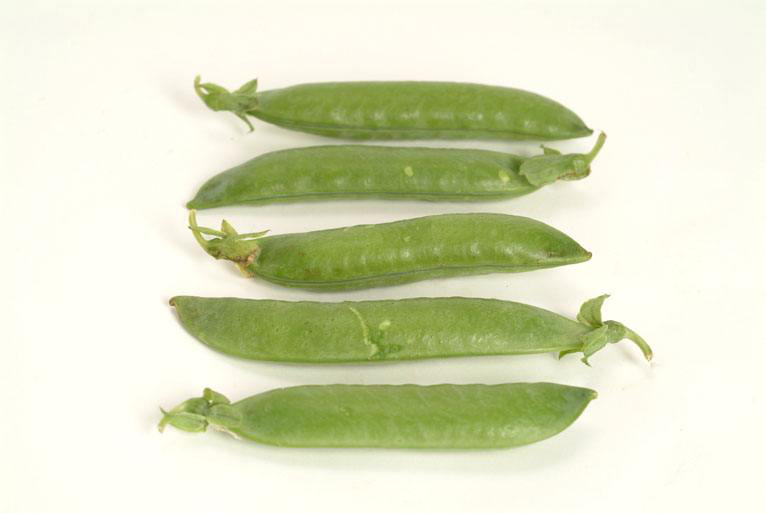
#> input picture rescourse/dou.png, 766 x 513 px
$ python homework2.py
#> lines starting #> are read from the running program, lines starting #| are printed output that depends on the picture; after the words box and inside, x2 and y2 are one past the last pixel; in counts of white or black regions, pixels touching at a corner belong together
import cv2 as cv
import numpy as np
from Tool import show_img_plt, show_img_cv

if __name__ == "__main__":
    img_o = cv.imread("./rescourse/dou.png",1)
#> img_o is the input picture: shape (513, 766, 3); mean B, G, R 192.6, 223.5, 219
    if img_o is None:
        print("没图片哪")
    img = cv.cvtColor(img_o, cv.COLOR_BGR2GRAY)
    # 二值化OTSU法
    ret, thresh = cv.threshold(img, 0, 255, cv.THRESH_BINARY_INV+cv.THRESH_OTSU)
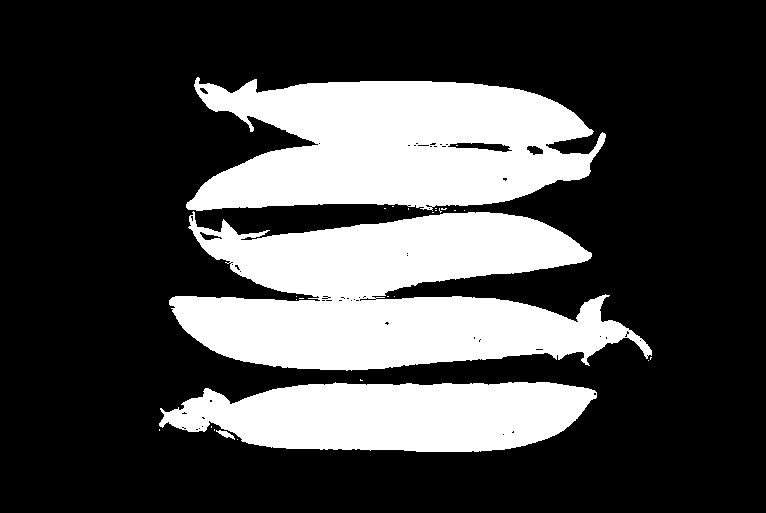
#> thresh: shape (513, 766); 28.4% white; 27 white regions (23 under 20 px), largest, box (x1, y1, x2, y2) and area: (169, 211, 652, 371) 48110, (186, 77, 606, 211) 39643, (159, 382, 597, 452) 23570, (216, 430, 235, 440) 76
#> ret = 196
    print(f"阈值应该是{ret}")
#| 阈值应该是196.0
    # 开运算：1、去除噪声 2、断开连接点
    kernel = np.ones((3, 3), np.uint8)
    opening = cv.morphologyEx(thresh, cv.MORPH_OPEN, kernel, iterations=2)
#> opening: shape (513, 766); 28.1% white; 7 white regions, largest, box (x1, y1, x2, y2) and area: (169, 212, 627, 370) 47345, (187, 80, 605, 211) 39349, (163, 382, 594, 452) 23416
    # show_img_plt(opening)
    # 膨胀操作：确定背景区域
    sure_bg = cv.dilate(opening, kernel, iterations=3)
#> sure_bg: shape (513, 766); 32% white; 2 white regions, box (x1, y1, x2, y2) and area: (166, 77, 655, 373) 98923, (160, 379, 597, 455) 26749
    # 计算到边界的距离：寻找前景区域
    dist_transform = cv.distanceTransform(opening, cv.DIST_L2, 5)
    ret, sure_fg = cv.threshold(dist_transform, 0.1*dist_transform.max(), 255, 0)
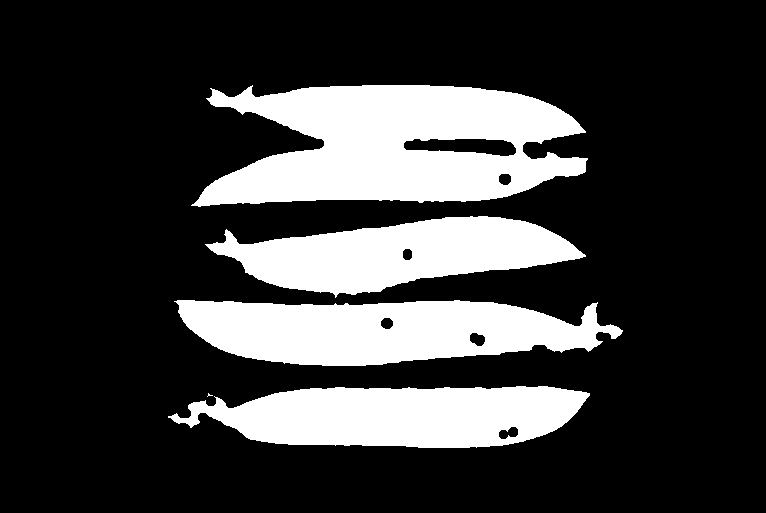
#> sure_fg: shape (513, 766) float32; 23% white; 5 white regions (1 under 20 px), largest, box (x1, y1, x2, y2) and area: (191, 85, 588, 207) 32600, (174, 300, 623, 366) 21187, (168, 386, 590, 448) 19128, (205, 216, 586, 298) 17584
#> ret = 4.73
    # show_img_plt(sure_fg)
    # 背景-前景 -> 环形联通区域：找到未知区域
    sure_fg = np.uint8(sure_fg)
    unknown = cv.subtract(sure_bg, sure_fg)
#> unknown: shape (513, 766); 8.9% white; 8 white regions, largest, box (x1, y1, x2, y2) and area: (166, 77, 655, 373) 25747, (160, 379, 597, 455) 7458, (404, 139, 516, 156) 1352
    # 类别标记：标记联通区域的个数
    ret, markers = cv.connectedComponents(sure_fg)
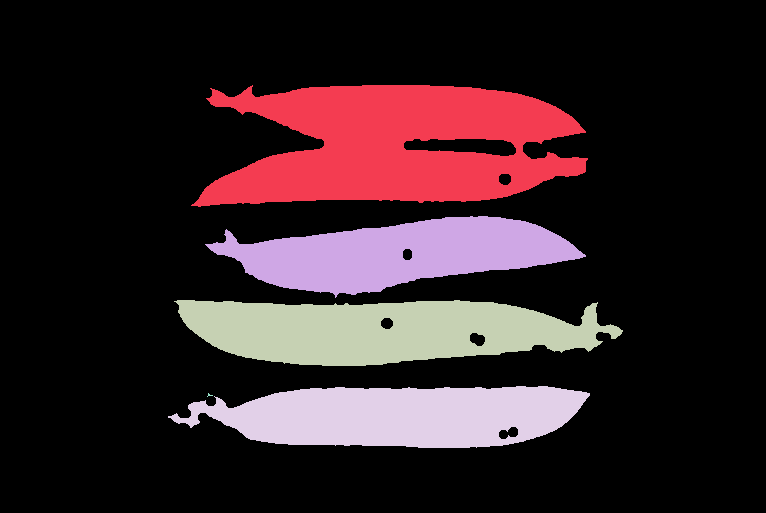
#> markers: shape (513, 766) int32; 6 distinct labels, from 0 to 5; one colour per label, 0 black
#> ret = 6
    # 为所有的标记加1：前景目标从1开始标号【分水岭算法对物体的标注都大于1】
    markers = markers + 1
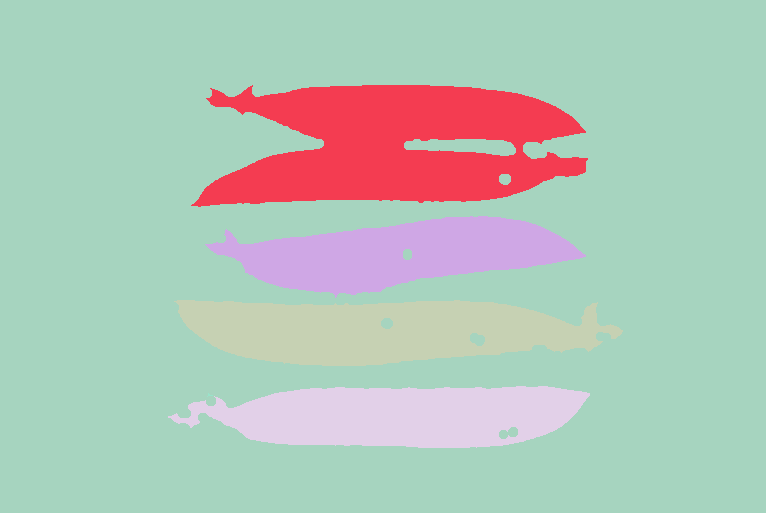
#> markers: shape (513, 766) int32; 6 distinct labels, from 1 to 6; one colour per label, 0 black
    # 现在让所有的未知区域为0
    markers[unknown == 255] = 0
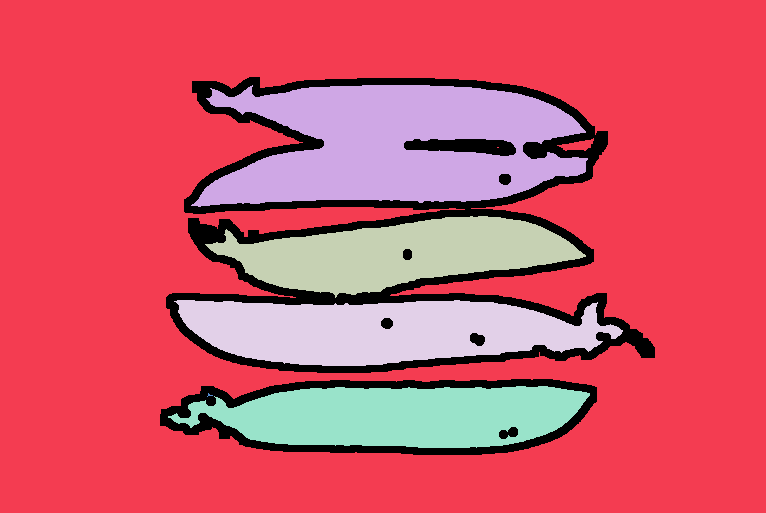
#> markers: shape (513, 766) int32; 7 distinct labels, from 0 to 6; one colour per label, 0 black
    # 分水岭
    markers = cv.watershed(img_o, markers) # 分水岭后所有像素点被标记为-1
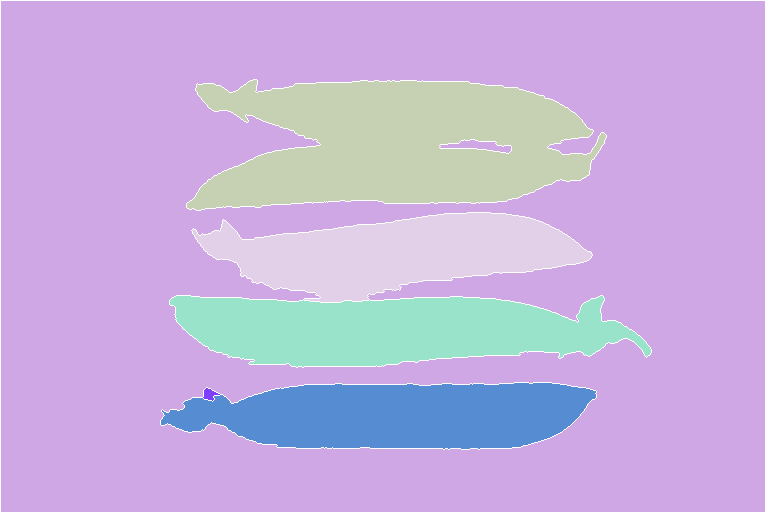
#> markers: shape (513, 766) int32; 7 distinct labels, from -1 to 6; one colour per label, 0 black, -1 white
    img_o[markers == -1] = [255, 0, 0]
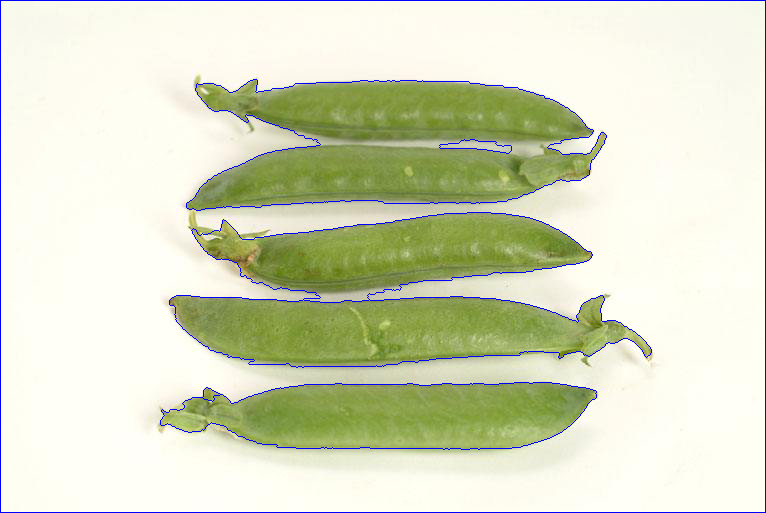
#> img_o: shape (513, 766, 3); 1.73% of pixels changed, all inside (x1, y1, x2, y2) = (0, 0, 766, 513)
    show_img_cv(img_o)
#> (this line was passed over: Tool is not available in this run)
